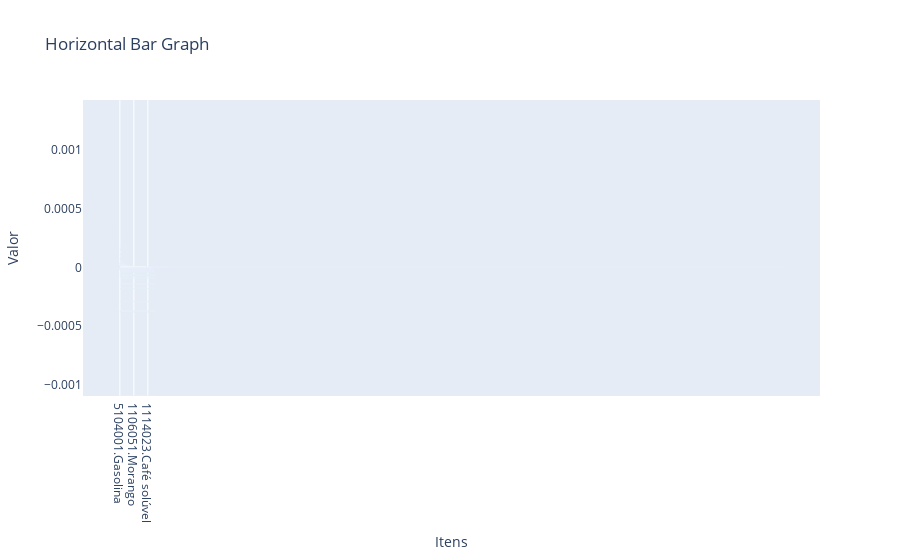

Source (notebook cell):
### Code cell
fig = go.Figure(go.Bar(
    x=list(df_sorted['Parada'].values),
    y=list(df_sorted['Valor_w'].values),
    orientation='h'
))

# Update layout to adjust the appearance
fig.update_layout(
    title='Horizontal Bar Graph',
    xaxis_title='Itens',
    yaxis_title='Valor',
)

# Show the plot
fig.show()

### Figure 1 — Plotly figure (JSON) as saved in the notebook; plotly's stock layout.template omitted (floating-point values rounded to 4 significant figures; data arrays with more than 128 entries replaced by an {"elided": "..."} marker saying what was removed)
{"data": [{"orientation": "h", "type": "bar", "x": {"elided": "377 str values"}, "y": {"elided": "377 float values"}}], "layout": {"title": {"text": "Horizontal Bar Graph"}, "xaxis": {"title": {"text": "Itens"}}, "yaxis": {"title": {"text": "Valor"}}}}
